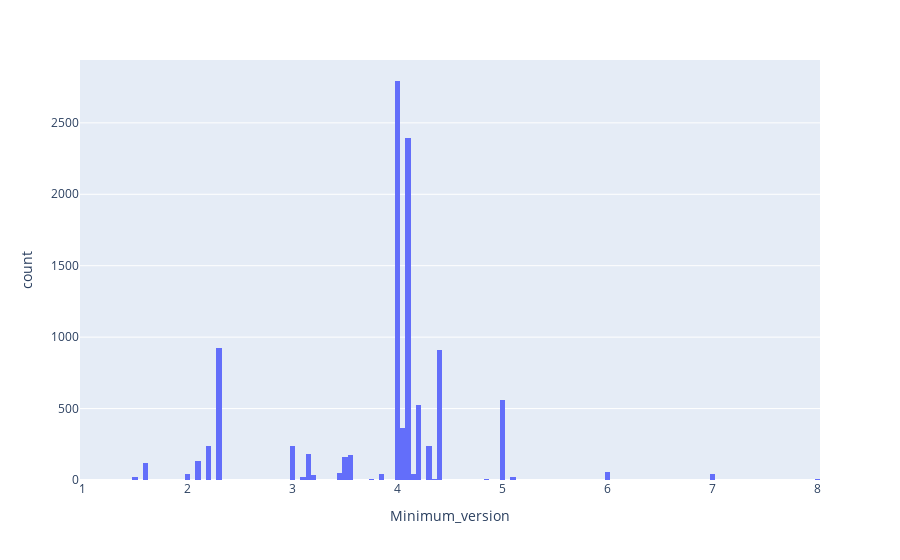

The notebook cell saved with this chart:
### Code cell
px.histogram(df,x='Minimum_version')

### Figure 1 — Plotly figure (JSON) as saved in the notebook; plotly's stock layout.template omitted (floating-point values rounded to 4 significant figures; data arrays with more than 128 entries replaced by an {"elided": "..."} marker saying what was removed)
{"data": [{"alignmentgroup": "True", "bingroup": "x", "hovertemplate": "Minimum_version=%{x}<br>count=%{y}<extra></extra>", "legendgroup": "", "marker": {"color": "#636efa", "pattern": {"shape": ""}}, "name": "", "offsetgroup": "", "orientation": "v", "showlegend": false, "type": "histogram", "x": {"elided": "10356 float values"}, "xaxis": "x", "yaxis": "y"}], "layout": {"barmode": "relative", "legend": {"tracegroupgap": 0}, "margin": {"t": 60}, "xaxis": {"anchor": "y", "domain": [0, 1], "title": {"text": "Minimum_version"}}, "yaxis": {"anchor": "x", "domain": [0, 1], "title": {"text": "count"}}}}
